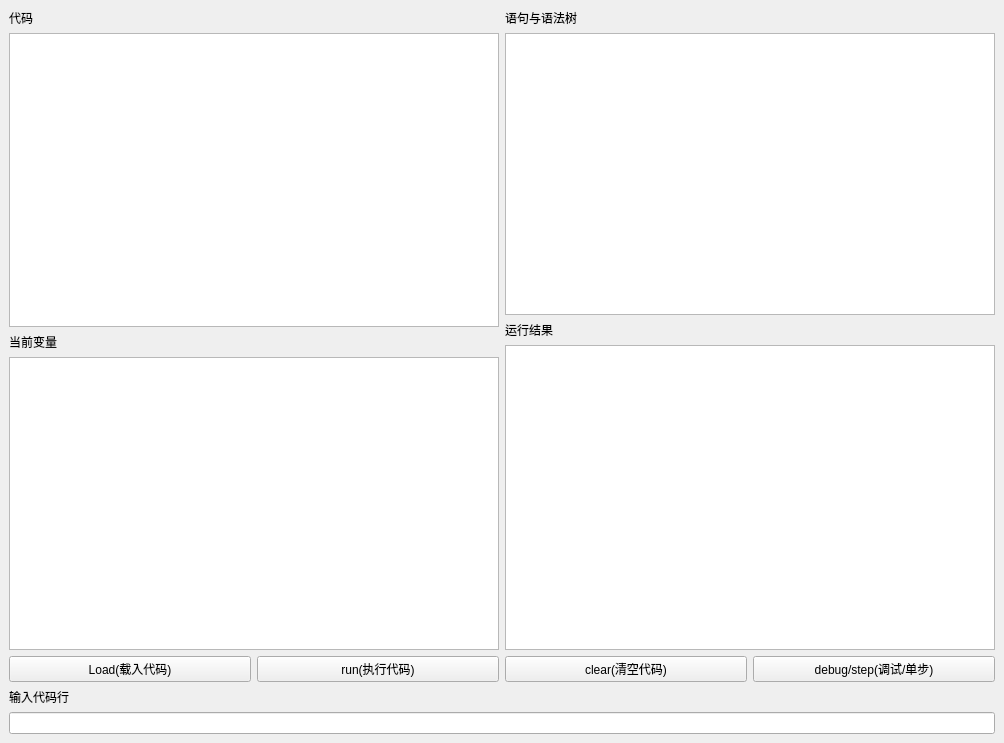
<?xml version="1.0" encoding="UTF-8"?>
<ui version="4.0">
 <class>MainWindow</class>
 <widget class="QMainWindow" name="MainWindow">
  <property name="geometry">
   <rect>
    <x>0</x>
    <y>0</y>
    <width>1004</width>
    <height>743</height>
   </rect>
  </property>
  <property name="windowTitle">
   <string>MainWindow</string>
  </property>
  <widget class="QWidget" name="centralwidget">
   <layout class="QGridLayout" name="gridLayout">
    <item row="0" column="0">
     <layout class="QVBoxLayout" name="verticalLayout">
      <item>
       <widget class="QLabel" name="codeLabel">
        <property name="text">
         <string>代码</string>
        </property>
       </widget>
      </item>
      <item>
       <widget class="QTextBrowser" name="showCode"/>
      </item>
     </layout>
    </item>
    <item row="3" column="0" colspan="2">
     <layout class="QVBoxLayout" name="verticalLayout_4">
      <item>
       <widget class="QLabel" name="inputLable">
        <property name="text">
         <string>输入代码行</string>
        </property>
       </widget>
      </item>
      <item>
       <widget class="QLineEdit" name="inputData"/>
      </item>
     </layout>
    </item>
    <item row="1" column="0">
     <layout class="QVBoxLayout" name="verticalLayout_6">
      <item>
       <widget class="QLabel" name="currentVaribleLable">
        <property name="text">
         <string>当前变量</string>
        </property>
       </widget>
      </item>
      <item>
       <widget class="QTextBrowser" name="currentVarible_2"/>
      </item>
     </layout>
    </item>
    <item row="0" column="1" rowspan="2">
     <layout class="QVBoxLayout" name="verticalLayout_2">
      <item>
       <layout class="QVBoxLayout" name="verticalLayout_3">
        <item>
         <widget class="QLabel" name="treeLable">
          <property name="text">
           <string>语句与语法树</string>
          </property>
         </widget>
        </item>
        <item>
         <widget class="QTextBrowser" name="showTree"/>
        </item>
       </layout>
      </item>
      <item>
       <widget class="QLabel" name="resultLable">
        <property name="text">
         <string>运行结果</string>
        </property>
       </widget>
      </item>
      <item>
       <widget class="QTextBrowser" name="showResult"/>
      </item>
     </layout>
    </item>
    <item row="2" column="0" colspan="2">
     <layout class="QHBoxLayout" name="horizontalLayout">
      <item>
       <widget class="QPushButton" name="loadButton_2">
        <property name="text">
         <string>Load(载入代码)</string>
        </property>
       </widget>
      </item>
      <item>
       <widget class="QPushButton" name="runbutton">
        <property name="text">
         <string>run(执行代码)</string>
        </property>
       </widget>
      </item>
      <item>
       <widget class="QPushButton" name="clearButton">
        <property name="text">
         <string>clear(清空代码)</string>
        </property>
        <property name="autoRepeatDelay">
         <number>200</number>
        </property>
       </widget>
      </item>
      <item>
       <widget class="QPushButton" name="debug">
        <property name="text">
         <string>debug/step(调试/单步)</string>
        </property>
       </widget>
      </item>
     </layout>
    </item>
   </layout>
  </widget>
 </widget>
 <resources/>
 <connections/>
</ui>
